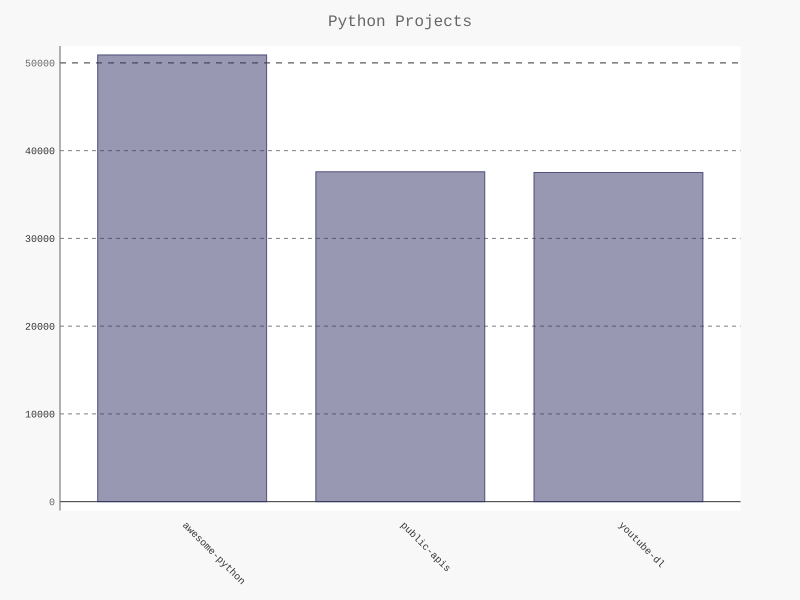

Write Python code to recreate this figure.
import pygal
from pygal.style import LightColorizedStyle as LCS, LightenStyle as LS 

my_style = LS('#333366', base_style=LCS)
chart = pygal.Bar(style=my_style, x_label_rotation=45, show_legend=False)

chart.title = 'Python Projects'
chart.x_labels = ['awesome-python', 'public-apis', 'youtube-dl']

plot_dicts = [
    {'value': 50908, 'label': 'Description of awesome-python'}, 
    {'value': 37595, 'label': 'Description of public-apis'}, 
    {'value': 37513, 'label': 'Description of youtube-dl'}
]

chart.add('', plot_dicts)
chart.render_to_file('bar_descriptions.svg')
